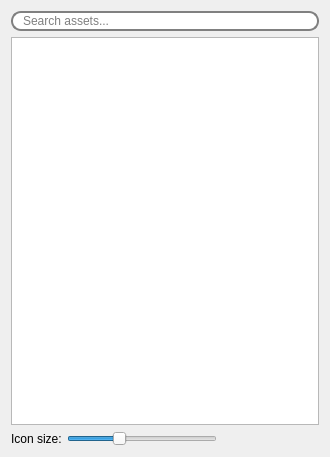
<?xml version="1.0" encoding="UTF-8"?>
<ui version="4.0">
 <class>Form</class>
 <widget class="QWidget" name="Form">
  <property name="geometry">
   <rect>
    <x>0</x>
    <y>0</y>
    <width>330</width>
    <height>457</height>
   </rect>
  </property>
  <property name="windowTitle">
   <string>Form</string>
  </property>
  <layout class="QVBoxLayout" name="verticalLayout">
   <item>
    <widget class="QLineEdit" name="lineEdit_assetSearch">
     <property name="styleSheet">
      <string notr="true">QLineEdit {
     border: 2px solid gray;
     border-radius: 10px;
     padding: 0 8px;
     selection-background-color: darkgray;
 }</string>
     </property>
     <property name="placeholderText">
      <string>Search assets...</string>
     </property>
     <property name="clearButtonEnabled">
      <bool>false</bool>
     </property>
    </widget>
   </item>
   <item>
    <widget class="QListView" name="listView_fileBrowser">
     <property name="dragDropMode">
      <enum>QAbstractItemView::NoDragDrop</enum>
     </property>
     <property name="iconSize">
      <size>
       <width>50</width>
       <height>50</height>
      </size>
     </property>
     <property name="textElideMode">
      <enum>Qt::ElideRight</enum>
     </property>
     <property name="verticalScrollMode">
      <enum>QAbstractItemView::ScrollPerPixel</enum>
     </property>
     <property name="horizontalScrollMode">
      <enum>QAbstractItemView::ScrollPerPixel</enum>
     </property>
     <property name="movement">
      <enum>QListView::Static</enum>
     </property>
     <property name="gridSize">
      <size>
       <width>80</width>
       <height>80</height>
      </size>
     </property>
     <property name="viewMode">
      <enum>QListView::IconMode</enum>
     </property>
     <property name="wordWrap">
      <bool>true</bool>
     </property>
    </widget>
   </item>
   <item>
    <layout class="QFormLayout" name="formLayout">
     <item row="0" column="0">
      <widget class="QLabel" name="label">
       <property name="maximumSize">
        <size>
         <width>50</width>
         <height>16777215</height>
        </size>
       </property>
       <property name="text">
        <string>Icon size:</string>
       </property>
      </widget>
     </item>
     <item row="0" column="1">
      <widget class="QSlider" name="horizontalSlider_icon">
       <property name="maximumSize">
        <size>
         <width>150</width>
         <height>16777215</height>
        </size>
       </property>
       <property name="minimum">
        <number>25</number>
       </property>
       <property name="maximum">
        <number>100</number>
       </property>
       <property name="value">
        <number>50</number>
       </property>
       <property name="orientation">
        <enum>Qt::Horizontal</enum>
       </property>
       <property name="tickPosition">
        <enum>QSlider::NoTicks</enum>
       </property>
      </widget>
     </item>
    </layout>
   </item>
  </layout>
 </widget>
 <resources/>
 <connections/>
</ui>
